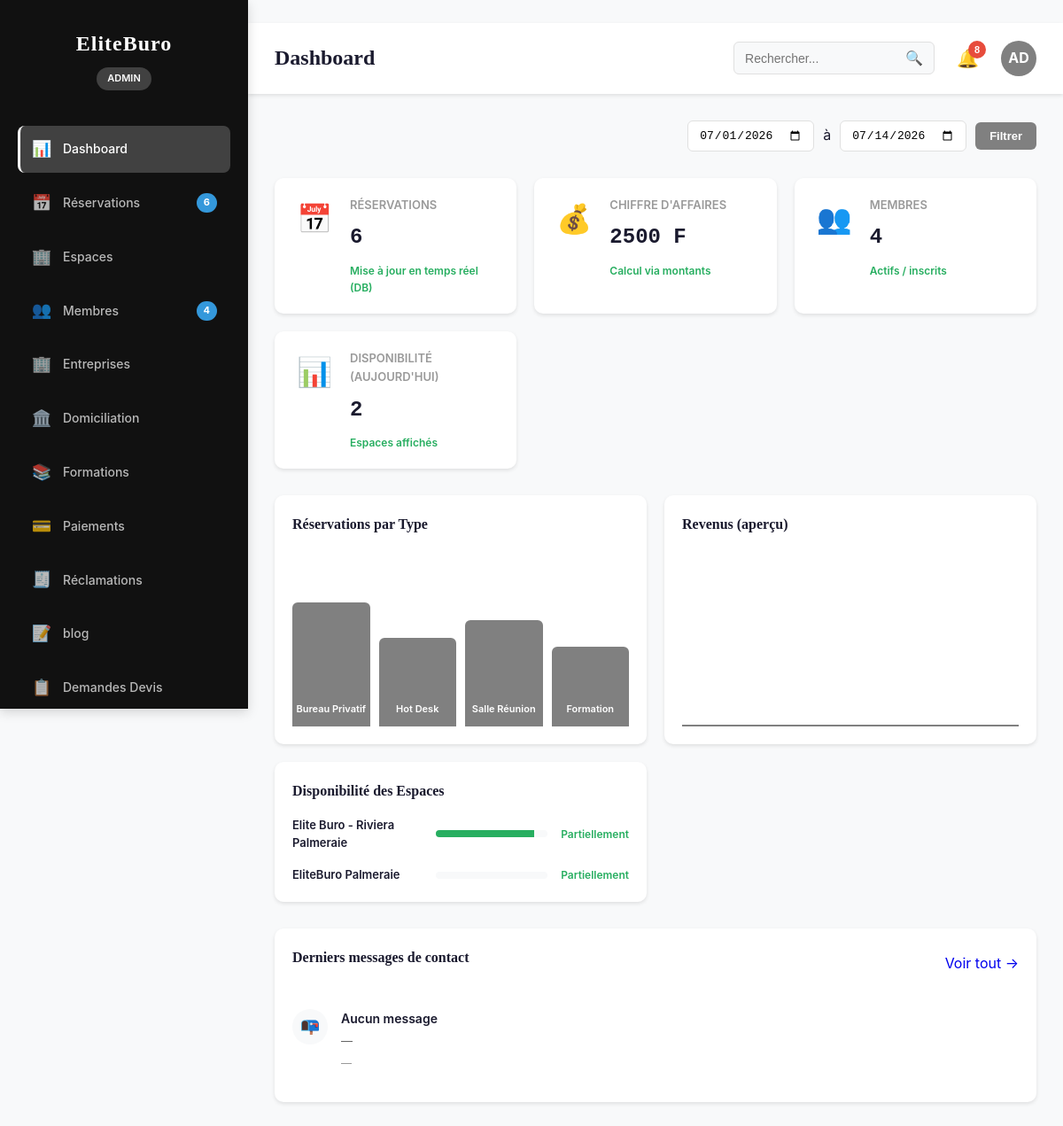
Before: /dashboard/ (signed in) with the older database file.
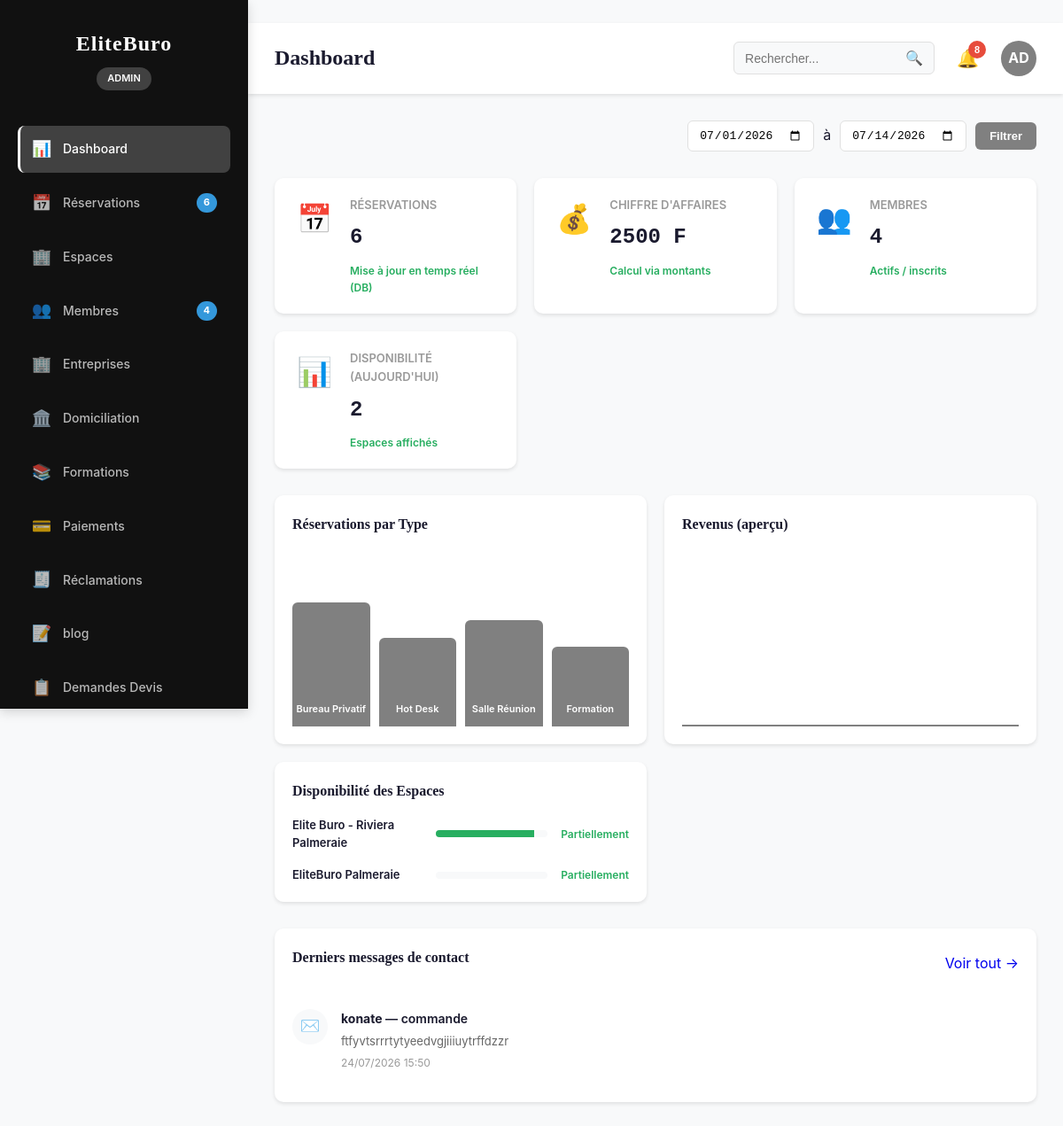
After: the same page with the newer database file.
### coworking/models.py (models this page shows, shortened)
class TimeStampedModel(models.Model):
    created_at = models.DateTimeField(auto_now_add=True)
    updated_at = models.DateTimeField(auto_now=True)
    class Meta:
        abstract = True

class CoworkingSpace(TimeStampedModel):
    STATUS_ACTIVE = "active"
    STATUS_INACTIVE = "inactive"
    STATUS_CHOICES = [
        (STATUS_ACTIVE, "Actif"),
        (STATUS_INACTIVE, "Inactif"),
    ]
    nom = models.CharField(max_length=200)
    slug = models.SlugField(max_length=220, unique=True)
    description = models.TextField(blank=True, default="")
    adresse = models.CharField(max_length=255, blank=True, default="")
    ville = models.CharField(max_length=120, blank=True, default="")
    pays = models.CharField(max_length=120, blank=True, default="")
    telephone = models.CharField(max_length=60, blank=True, default="")
    email = models.EmailField(blank=True, default="")
    latitude = models.DecimalField(max_digits=10, decimal_places=7, null=True, blank=True)
    longitude = models.DecimalField(max_digits=10, decimal_places=7, null=True, blank=True)
    image_principale = models.ImageField(upload_to="coworking/spaces/images/")
    logo = models.ImageField(upload_to="coworking/spaces/logos/")
    horaires = models.TextField(blank=True, default="")
    statut = models.CharField(max_length=20, choices=STATUS_CHOICES, default=STATUS_ACTIVE)
    class Meta:
        verbose_name = "CoworkingSpace"
        verbose_name_plural = "CoworkingSpaces"

### core/models.py (models this page shows, shortened)
class ContactMessage(models.Model):
    nom = models.CharField(max_length=255)
    email = models.EmailField()
    telephone = models.CharField(max_length=50, blank=True, default="")
    sujet = models.CharField(max_length=255)
    message = models.TextField()
    lu = models.BooleanField(default=False, verbose_name="Lu")
    lu_le = models.DateTimeField(null=True, blank=True)
    created_at = models.DateTimeField(auto_now_add=True)
    class Meta:
        verbose_name = "Message de contact"
        verbose_name_plural = "Messages de contact"
        ordering = ["-created_at"]

### dashboard/views.py (the view)
# urls.py: path("", AdminIndexView.as_view(), name="index"),
class AdminIndexView(AdminBaseView):
    template_name = "dashboard/admin/index.html"

### dashboard/permissions.py (called while the page is built)
def is_admin_or_manager(user) -> bool:
    return getattr(user, "is_authenticated", False) and getattr(user, "role", None) in {User.Role.ADMIN, User.Role.MANAGER}

### dashboard/services.py (called while the page is built)
def get_admin_stats() -> DashboardStats:
    user_count = User.objects.count()
    reservation_count = Reservation.objects.count()
    income_total = (
        Reservation.objects.filter(statut="confirmed").aggregate(total=Sum("montant_total")).get("total")
        or Decimal("0")
    )
    formation_count = Formation.objects.count()
    domiciliation_count = DomiciliationRequest.objects.count()
    return DashboardStats(
        users=user_count,
        reservations=reservation_count,
        income_total=income_total,
        formations=formation_count,
        domiciliation_requests=domiciliation_count,
    )

### dashboard/views.py (called while the page is built)
def admin_permission_guard(request: HttpRequest):
    if not is_admin_or_manager(request.user):
        raise PermissionDenied

    def dispatch(self, request: HttpRequest, *args, **kwargs):
        try:
            admin_permission_guard(request)
        except PermissionDenied:
            return HttpResponseForbidden("Accès réservé au back-office.")
        return super().dispatch(request, *args, **kwargs)

### templates/dashboard/admin/index.html (shortened to what the changed rows need)
{% load static %}
{% block content %}
<link rel="stylesheet" href="{% static 'css/admin.css' %}">
<div class="flex">
    <aside class="sidebar">
        <div class="sidebar-header">
            <h2>EliteBuro</h2>
        </div>
    </aside>
    <div class="main-container" style="margin-left: var(--sidebar-width);">
        <header class="top-bar">
            <div class="top-bar-left">
                <h1 class="page-title">Dashboard</h1>
            </div>
        </header>
        <div class="content">
            <section id="dashboard" class="content-section active">
                <div class="charts-grid">
                    <div class="chart-card">
                        <div class="availability-list">
                          {% for item in availability_summary %}
                            {% with available=item.available_count count=item.count %}
                            {% with pct=0 %}
                            {% if count and count != 0 %}
                              {% widthratio available count 100 as pct %}
                            {% endif %}
                            <div class="availability-item">
                                <span class="space-name">{{ item.espace__nom|default:"Espace" }}</span>
                                <div class="progress-bar">
                                    <div class="progress-fill" style="width: {{ pct }}%;"></div>
                                </div>
                                {% if available|default:0|floatformat:"0" == 0 %}
                                  <span class="availability-status occupied">Occupé</span>
                                {% elif available|default:0|floatformat:"0" == count|default:0|floatformat:"0" %}
                                  <span class="availability-status">Libre</span>
                                {% else %}
                                  <span class="availability-status">Partiellement</span>
                                {% endif %}
                            </div>
                            {% endwith %}
                            {% endwith %}
                          {% empty %}
                            <div class="availability-item">
                                <span class="space-name">Aucun espace</span>
                                <div class="progress-bar"><div class="progress-fill" style="width: 0%;"></div></div>
                                <span class="availability-status occupied">Occupé</span>
                            </div>
                          {% endfor %}
                        </div>
                    </div>
                </div>
            <section class="activity-section">
                <div class="activity-list">
                    {% for msg in contact_messages %}
                        <div class="activity-item {% if not msg.lu %}unread{% endif %}">
                            <div class="activity-icon">✉️</div>
                            <div class="activity-content">
                                <p class="activity-title">
                                    <strong>{{ msg.nom }}</strong> — {{ msg.sujet|truncatechars:40 }}
                                </p>
                                <p class="activity-desc">{{ msg.message|truncatechars:80 }}</p>
                                <p class="activity-time">{{ msg.created_at|date:"d/m/Y H:i" }}</p>
                            </div>
                        </div>
                    {% empty %}
                        <div class="activity-item">
                            <div class="activity-icon">📭</div>
                            <div class="activity-content">
                                <p class="activity-title">Aucun message</p>
                                <p class="activity-desc">—</p>
                                <p class="activity-time">—</p>
                            </div>
                        </div>
                    {% endfor %}
                </div>
            </section>
        </div>
    </div>
</div>
{% endblock %}

Changed rows visible on the page:
added ContactMessage: nom "konate", sujet "commande", message "ftfyvtsrrrtytyeedvgjiiiuytrffdzzr", created_at "24/07/2026 15:50"
Other visible differences:
text no longer shown: "📭 Aucun message — —"
